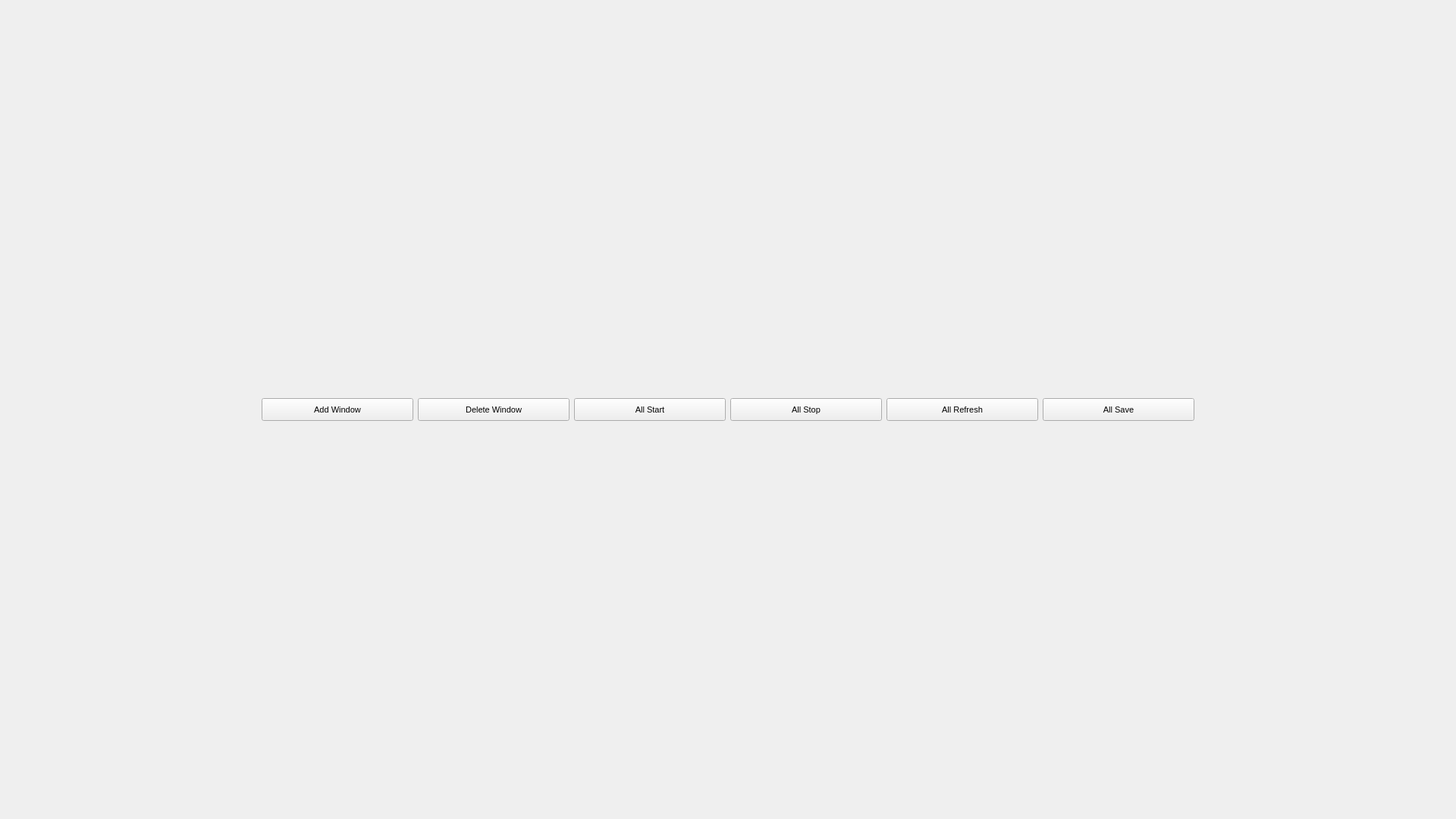
<?xml version="1.0" encoding="UTF-8"?>
<ui version="4.0">
 <class>MainWindow</class>
 <widget class="QMainWindow" name="MainWindow">
  <property name="windowModality">
   <enum>Qt::WindowModal</enum>
  </property>
  <property name="enabled">
   <bool>true</bool>
  </property>
  <property name="geometry">
   <rect>
    <x>0</x>
    <y>0</y>
    <width>1920</width>
    <height>1080</height>
   </rect>
  </property>
  <property name="sizePolicy">
   <sizepolicy hsizetype="Fixed" vsizetype="Fixed">
    <horstretch>0</horstretch>
    <verstretch>0</verstretch>
   </sizepolicy>
  </property>
  <property name="minimumSize">
   <size>
    <width>0</width>
    <height>0</height>
   </size>
  </property>
  <property name="maximumSize">
   <size>
    <width>1920</width>
    <height>1080</height>
   </size>
  </property>
  <property name="baseSize">
   <size>
    <width>1920</width>
    <height>1080</height>
   </size>
  </property>
  <property name="font">
   <font>
    <pointsize>8</pointsize>
   </font>
  </property>
  <property name="windowTitle">
   <string>MainWindow</string>
  </property>
  <widget class="QWidget" name="centralWidget">
   <property name="sizePolicy">
    <sizepolicy hsizetype="Expanding" vsizetype="Expanding">
     <horstretch>0</horstretch>
     <verstretch>0</verstretch>
    </sizepolicy>
   </property>
   <layout class="QGridLayout" name="gridLayout_2">
    <item row="0" column="0">
     <layout class="QVBoxLayout" name="verticalLayout">
      <item>
       <layout class="QHBoxLayout" name="horizontalLayout">
        <item>
         <widget class="QPushButton" name="btn_create_window">
          <property name="sizePolicy">
           <sizepolicy hsizetype="Fixed" vsizetype="Fixed">
            <horstretch>0</horstretch>
            <verstretch>0</verstretch>
           </sizepolicy>
          </property>
          <property name="minimumSize">
           <size>
            <width>200</width>
            <height>30</height>
           </size>
          </property>
          <property name="maximumSize">
           <size>
            <width>200</width>
            <height>30</height>
           </size>
          </property>
          <property name="baseSize">
           <size>
            <width>150</width>
            <height>20</height>
           </size>
          </property>
          <property name="font">
           <font>
            <pointsize>8</pointsize>
            <kerning>false</kerning>
           </font>
          </property>
          <property name="contextMenuPolicy">
           <enum>Qt::NoContextMenu</enum>
          </property>
          <property name="text">
           <string>Add Window</string>
          </property>
          <property name="autoDefault">
           <bool>false</bool>
          </property>
          <property name="flat">
           <bool>false</bool>
          </property>
         </widget>
        </item>
        <item>
         <widget class="QPushButton" name="btn_delete_window">
          <property name="sizePolicy">
           <sizepolicy hsizetype="Fixed" vsizetype="Fixed">
            <horstretch>0</horstretch>
            <verstretch>0</verstretch>
           </sizepolicy>
          </property>
          <property name="minimumSize">
           <size>
            <width>200</width>
            <height>30</height>
           </size>
          </property>
          <property name="maximumSize">
           <size>
            <width>200</width>
            <height>30</height>
           </size>
          </property>
          <property name="font">
           <font>
            <pointsize>8</pointsize>
            <kerning>false</kerning>
           </font>
          </property>
          <property name="contextMenuPolicy">
           <enum>Qt::NoContextMenu</enum>
          </property>
          <property name="text">
           <string>Delete Window</string>
          </property>
         </widget>
        </item>
        <item>
         <widget class="QPushButton" name="btn_all_start">
          <property name="sizePolicy">
           <sizepolicy hsizetype="Fixed" vsizetype="Fixed">
            <horstretch>0</horstretch>
            <verstretch>0</verstretch>
           </sizepolicy>
          </property>
          <property name="minimumSize">
           <size>
            <width>200</width>
            <height>30</height>
           </size>
          </property>
          <property name="maximumSize">
           <size>
            <width>200</width>
            <height>30</height>
           </size>
          </property>
          <property name="font">
           <font>
            <pointsize>8</pointsize>
            <kerning>false</kerning>
           </font>
          </property>
          <property name="contextMenuPolicy">
           <enum>Qt::NoContextMenu</enum>
          </property>
          <property name="text">
           <string>All Start</string>
          </property>
         </widget>
        </item>
        <item>
         <widget class="QPushButton" name="btn_all_stop">
          <property name="sizePolicy">
           <sizepolicy hsizetype="Fixed" vsizetype="Fixed">
            <horstretch>0</horstretch>
            <verstretch>0</verstretch>
           </sizepolicy>
          </property>
          <property name="minimumSize">
           <size>
            <width>200</width>
            <height>30</height>
           </size>
          </property>
          <property name="maximumSize">
           <size>
            <width>200</width>
            <height>30</height>
           </size>
          </property>
          <property name="font">
           <font>
            <pointsize>8</pointsize>
            <kerning>false</kerning>
           </font>
          </property>
          <property name="contextMenuPolicy">
           <enum>Qt::NoContextMenu</enum>
          </property>
          <property name="text">
           <string>All Stop</string>
          </property>
         </widget>
        </item>
        <item>
         <widget class="QPushButton" name="btn_refresh">
          <property name="sizePolicy">
           <sizepolicy hsizetype="Fixed" vsizetype="Fixed">
            <horstretch>0</horstretch>
            <verstretch>0</verstretch>
           </sizepolicy>
          </property>
          <property name="minimumSize">
           <size>
            <width>200</width>
            <height>30</height>
           </size>
          </property>
          <property name="maximumSize">
           <size>
            <width>200</width>
            <height>30</height>
           </size>
          </property>
          <property name="font">
           <font>
            <pointsize>8</pointsize>
            <kerning>false</kerning>
           </font>
          </property>
          <property name="contextMenuPolicy">
           <enum>Qt::NoContextMenu</enum>
          </property>
          <property name="text">
           <string>All Refresh</string>
          </property>
         </widget>
        </item>
        <item>
         <widget class="QPushButton" name="btn_all_image_save">
          <property name="sizePolicy">
           <sizepolicy hsizetype="Fixed" vsizetype="Fixed">
            <horstretch>0</horstretch>
            <verstretch>0</verstretch>
           </sizepolicy>
          </property>
          <property name="minimumSize">
           <size>
            <width>200</width>
            <height>30</height>
           </size>
          </property>
          <property name="maximumSize">
           <size>
            <width>200</width>
            <height>30</height>
           </size>
          </property>
          <property name="font">
           <font>
            <pointsize>8</pointsize>
            <kerning>false</kerning>
           </font>
          </property>
          <property name="contextMenuPolicy">
           <enum>Qt::NoContextMenu</enum>
          </property>
          <property name="text">
           <string>All Save</string>
          </property>
         </widget>
        </item>
       </layout>
      </item>
      <item>
       <layout class="QGridLayout" name="gridLayout"/>
      </item>
     </layout>
    </item>
   </layout>
  </widget>
 </widget>
 <layoutdefault spacing="6" margin="11"/>
 <resources/>
 <connections/>
</ui>
